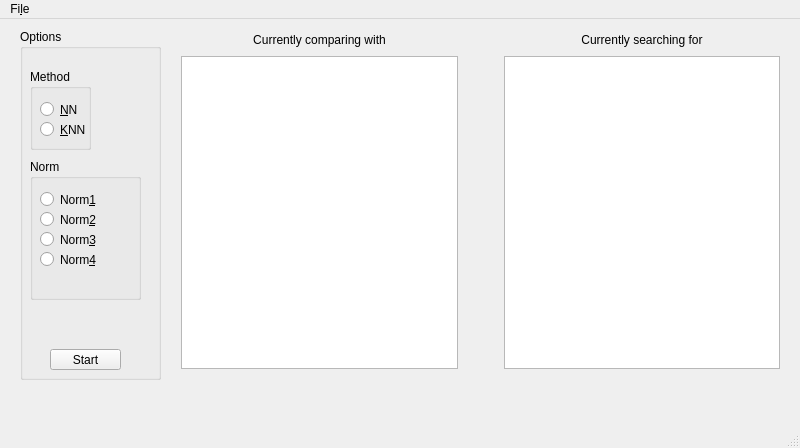
<?xml version="1.0" encoding="UTF-8"?>
<ui version="4.0">
 <class>MainWindow</class>
 <widget class="QMainWindow" name="MainWindow">
  <property name="geometry">
   <rect>
    <x>0</x>
    <y>0</y>
    <width>800</width>
    <height>448</height>
   </rect>
  </property>
  <property name="windowTitle">
   <string>MainWindow</string>
  </property>
  <property name="dockOptions">
   <set>QMainWindow::AllowTabbedDocks</set>
  </property>
  <property name="unifiedTitleAndToolBarOnMac">
   <bool>false</bool>
  </property>
  <widget class="QWidget" name="centralWidget">
   <widget class="QWidget" name="verticalLayoutWidget">
    <property name="geometry">
     <rect>
      <x>170</x>
      <y>0</y>
      <width>621</width>
      <height>361</height>
     </rect>
    </property>
    <layout class="QVBoxLayout" name="images">
     <item>
      <layout class="QHBoxLayout" name="images_display">
       <item>
        <widget class="QLabel" name="label">
         <property name="text">
          <string>Currently comparing with</string>
         </property>
         <property name="alignment">
          <set>Qt::AlignCenter</set>
         </property>
        </widget>
       </item>
       <item>
        <spacer name="horizontalSpacer_2">
         <property name="orientation">
          <enum>Qt::Horizontal</enum>
         </property>
         <property name="sizeType">
          <enum>QSizePolicy::Preferred</enum>
         </property>
         <property name="sizeHint" stdset="0">
          <size>
           <width>40</width>
           <height>20</height>
          </size>
         </property>
        </spacer>
       </item>
       <item>
        <widget class="QLabel" name="label_2">
         <property name="text">
          <string>Currently searching for</string>
         </property>
         <property name="alignment">
          <set>Qt::AlignCenter</set>
         </property>
        </widget>
       </item>
      </layout>
     </item>
     <item>
      <layout class="QHBoxLayout" name="labels">
       <item>
        <widget class="QGraphicsView" name="img1">
         <property name="sizePolicy">
          <sizepolicy hsizetype="Expanding" vsizetype="Expanding">
           <horstretch>0</horstretch>
           <verstretch>0</verstretch>
          </sizepolicy>
         </property>
         <property name="minimumSize">
          <size>
           <width>0</width>
           <height>0</height>
          </size>
         </property>
        </widget>
       </item>
       <item>
        <spacer name="horizontalSpacer">
         <property name="orientation">
          <enum>Qt::Horizontal</enum>
         </property>
         <property name="sizeType">
          <enum>QSizePolicy::Preferred</enum>
         </property>
         <property name="sizeHint" stdset="0">
          <size>
           <width>40</width>
           <height>20</height>
          </size>
         </property>
        </spacer>
       </item>
       <item>
        <widget class="QGraphicsView" name="img2">
         <property name="minimumSize">
          <size>
           <width>0</width>
           <height>0</height>
          </size>
         </property>
        </widget>
       </item>
      </layout>
     </item>
    </layout>
   </widget>
   <widget class="QGroupBox" name="options">
    <property name="geometry">
     <rect>
      <x>20</x>
      <y>10</y>
      <width>141</width>
      <height>351</height>
     </rect>
    </property>
    <property name="title">
     <string>Options</string>
    </property>
    <widget class="QPushButton" name="start">
     <property name="geometry">
      <rect>
       <x>30</x>
       <y>320</y>
       <width>71</width>
       <height>21</height>
      </rect>
     </property>
     <property name="text">
      <string>Start</string>
     </property>
    </widget>
    <widget class="QGroupBox" name="Method">
     <property name="geometry">
      <rect>
       <x>10</x>
       <y>40</y>
       <width>61</width>
       <height>81</height>
      </rect>
     </property>
     <property name="title">
      <string>Method</string>
     </property>
     <widget class="QRadioButton" name="nn">
      <property name="geometry">
       <rect>
        <x>10</x>
        <y>30</y>
        <width>51</width>
        <height>21</height>
       </rect>
      </property>
      <property name="text">
       <string>&amp;NN</string>
      </property>
     </widget>
     <widget class="QRadioButton" name="knn">
      <property name="geometry">
       <rect>
        <x>10</x>
        <y>50</y>
        <width>51</width>
        <height>21</height>
       </rect>
      </property>
      <property name="text">
       <string>&amp;KNN</string>
      </property>
     </widget>
    </widget>
    <widget class="QGroupBox" name="Norm">
     <property name="geometry">
      <rect>
       <x>10</x>
       <y>130</y>
       <width>111</width>
       <height>141</height>
      </rect>
     </property>
     <property name="title">
      <string>Norm</string>
     </property>
     <widget class="QRadioButton" name="nn_2">
      <property name="geometry">
       <rect>
        <x>10</x>
        <y>30</y>
        <width>91</width>
        <height>21</height>
       </rect>
      </property>
      <property name="text">
       <string>Norm&amp;1</string>
      </property>
     </widget>
     <widget class="QRadioButton" name="knn_2">
      <property name="geometry">
       <rect>
        <x>10</x>
        <y>50</y>
        <width>101</width>
        <height>21</height>
       </rect>
      </property>
      <property name="text">
       <string>Norm&amp;2</string>
      </property>
     </widget>
     <widget class="QRadioButton" name="knn_3">
      <property name="geometry">
       <rect>
        <x>10</x>
        <y>70</y>
        <width>101</width>
        <height>21</height>
       </rect>
      </property>
      <property name="text">
       <string>Norm&amp;3</string>
      </property>
     </widget>
     <widget class="QRadioButton" name="knn_4">
      <property name="geometry">
       <rect>
        <x>10</x>
        <y>90</y>
        <width>101</width>
        <height>21</height>
       </rect>
      </property>
      <property name="text">
       <string>Norm&amp;4</string>
      </property>
     </widget>
    </widget>
   </widget>
  </widget>
  <widget class="QMenuBar" name="menuBar">
   <property name="geometry">
    <rect>
     <x>0</x>
     <y>0</y>
     <width>800</width>
     <height>20</height>
    </rect>
   </property>
   <widget class="QMenu" name="menuToolBar">
    <property name="title">
     <string>Fi&amp;le</string>
    </property>
    <addaction name="actionQuit"/>
   </widget>
   <addaction name="menuToolBar"/>
  </widget>
  <widget class="QStatusBar" name="statusBar"/>
  <action name="actionQuit">
   <property name="text">
    <string>&amp;Quit</string>
   </property>
  </action>
 </widget>
 <layoutdefault spacing="6" margin="11"/>
 <resources/>
 <connections/>
</ui>
